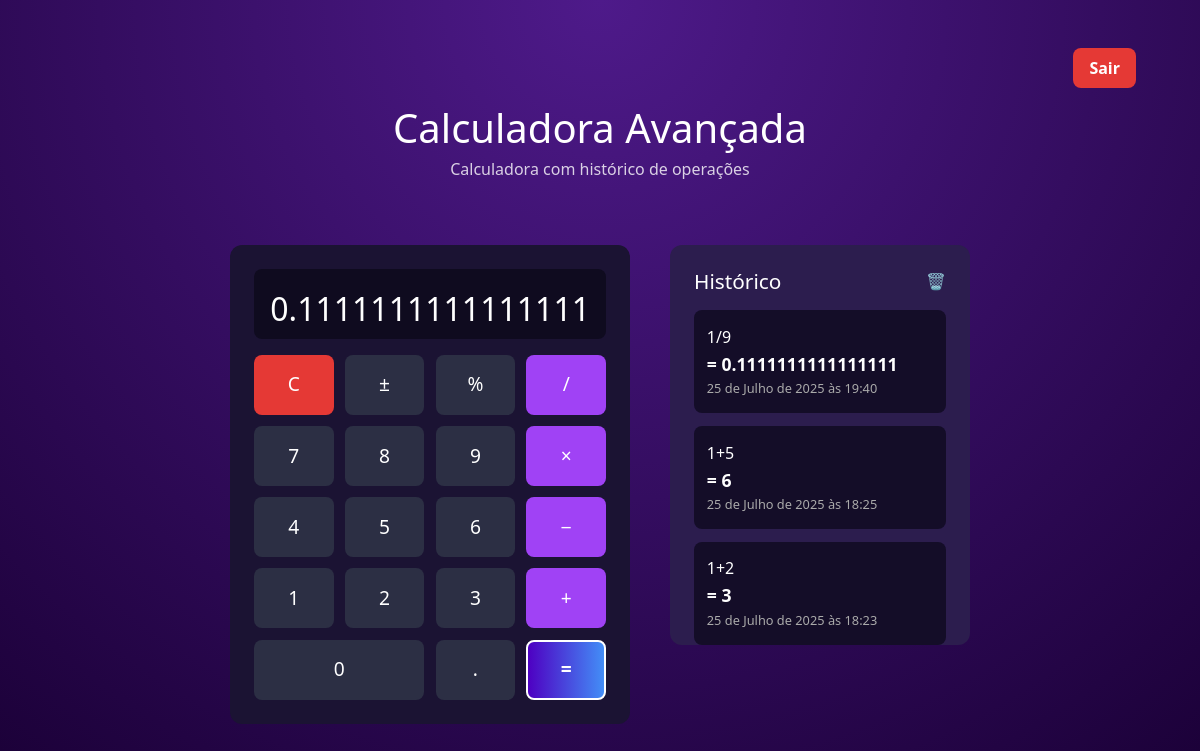
Page /calculadora/resultado/ (signed in) on the earlier database version.
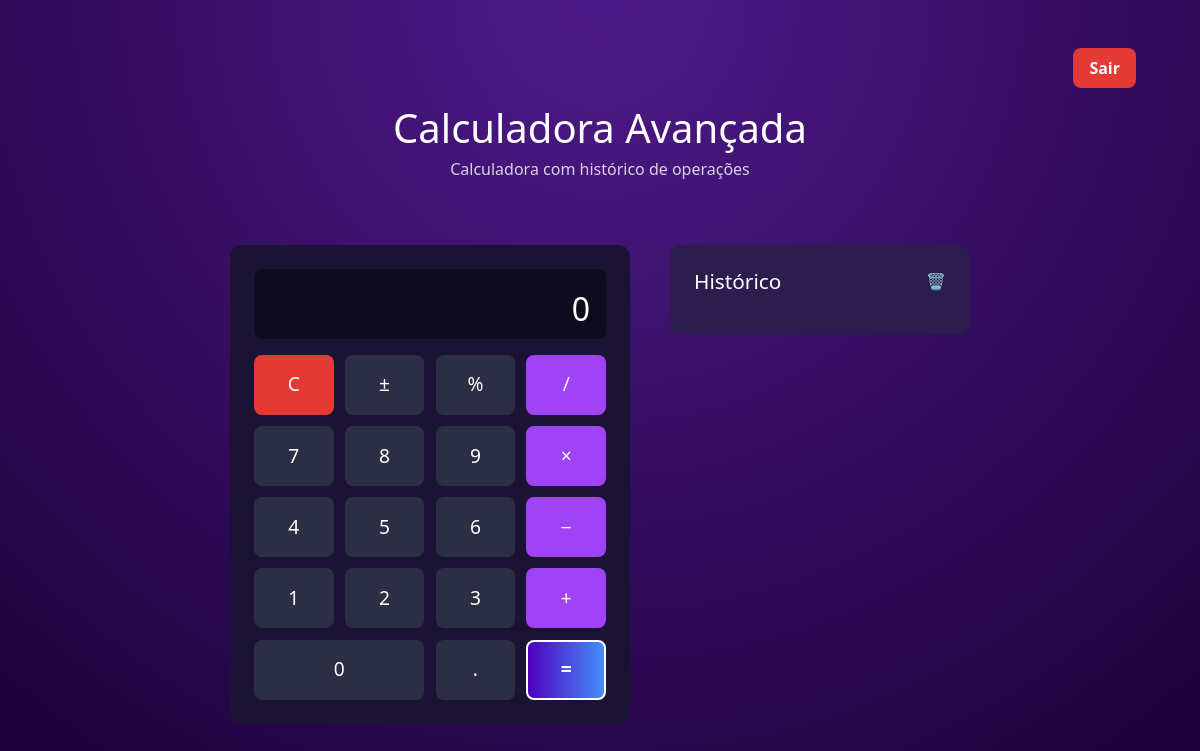
Same page on the later database version.
### calculadora/models.py (models this page shows, shortened)
class Operacao(models.Model):
    idOperation = models.IntegerField(primary_key=True)
    idUser = models.ForeignKey(Usuario, on_delete=models.CASCADE)
    parameters = models.CharField(max_length=150)
    result = models.CharField(max_length=150)
    dtOfInclusion = models.DateTimeField(auto_now_add=True)

### calculadora/views.py (the view)
# urls.py: path('calculadora/resultado/', views.ResultadoCalculoView.as_view(), name='resultado'),
class ResultadoCalculoView(LoginRequiredMixin, View):
    def dispatch(self, request, *args, **kwargs):
        if not request.user.is_authenticated:
            messages.error(request, "Você precisa estar logado para acessar esta página.")
            return redirect(f"{self.get_login_url()}")
        return super().dispatch(request, *args, **kwargs)
    def get(self, request):
        service = OperacoesUsuarioLogado(request.user)
        operacoes = service.execute()
        if(not operacoes.exists()):
            resultadoUltimaOperacao = 0
        else:
            resultadoUltimaOperacao = operacoes[0].result
        return render(request, 'calculadora.html', context={'operacoes': operacoes, 'result': resultadoUltimaOperacao})

### calculadora/services/calculadora/OperacoesUsuarioLogado.py (called while the page is built)
    def execute(self):
        operacoes = Operacao.objects.filter(idUser=self.user.id).order_by('-dtOfInclusion')
        return operacoes

### calculadora/templates/calculadora.html (shortened to what this page needs)
{% extends 'base.html'%}
{% load static %}
{% block css %}
<link rel="stylesheet" href="{% static 'calculadora/css/calculadora.css'%}">
{% endblock %}
{% block content%}
<body>
  <header>
    <a href="{% url 'calculadora:logout' %}">Sair</a>
  </header>
  <h1>Calculadora Avançada</h1>
  <p>Calculadora com histórico de operações</p>
  <div class="main-wrapper">
    <div class="calculator">
      {% if result %}
      <div data-result="false" class="display">{{result}}</div>
      {% else %}
      <div data-result="false" class="display">0</div>
      {% endif %}
      <div class="buttons">
        <button value="c" class="clear">C</button>
        <button value="±">±</button>
        <button value="%">%</button>
        <button value="/" class="operator">/</button>
        <button value="7">7</button>
        <button value="8">8</button>
        <button value="9">9</button>
        <button value="*" class="operator">×</button>
        <button value="4">4</button>
        <button value="5">5</button>
        <button value="6">6</button>
        <button value="-" class="operator">−</button>
        <button value="1">1</button>
        <button value="2">2</button>
        <button value="3">3</button>
        <button value="+" class="operator">+</button>
        <button value="0" class="zero">0</button>
        <button value=".">.</button>
        <button value="=" class="equals">=</button>
      </div>
    </div>
    <div class="history">
      <h2>Histórico <span class="trash">🗑️</span></h2>
      {% for operacao in operacoes%}
      <div class="entry">
        <div>{{operacao.parameters}}</div>
        <div class="result">= {{operacao.result}}</div>
        <div class="time">{{operacao.dtOfInclusion}}</div>
      </div>
      {% endfor %}
    </div>
  </div>
</body>
{% endblock %}

Differences in the rows shown:
removed Operacao: result "0.1111111111111111", parameters "1/9", dtOfInclusion "25 de Julho de 2025 às 19:40"
removed Operacao: parameters "1+5", result "6", dtOfInclusion "25 de Julho de 2025 às 18:25"
removed Operacao: parameters "1+2", result "3", dtOfInclusion "25 de Julho de 2025 às 18:23"
Other differences:
text now shown: "0"
